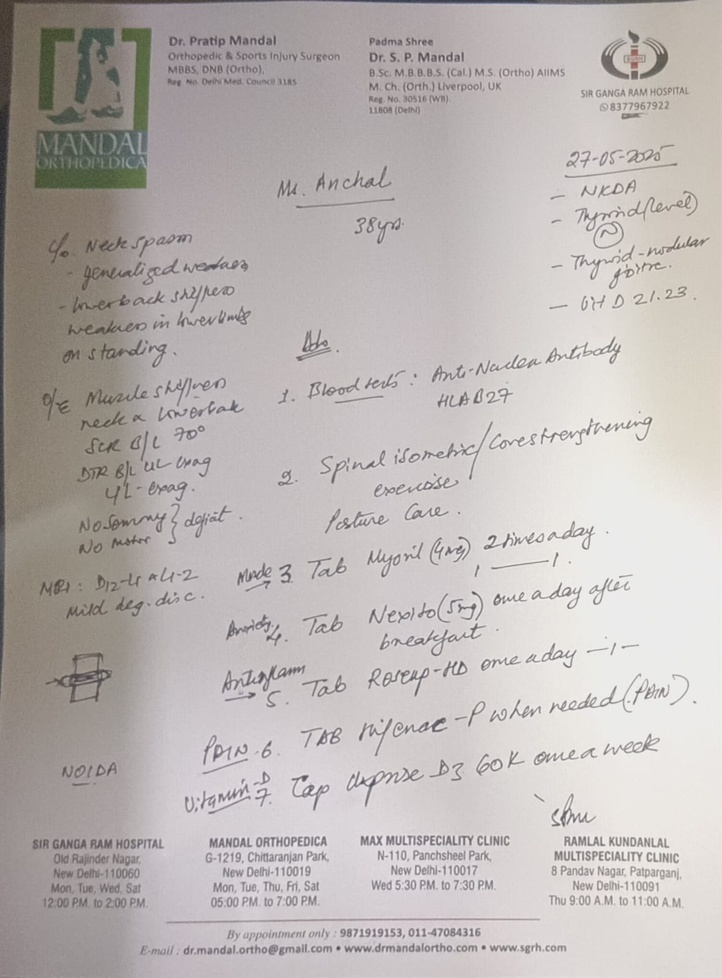
#> input picture attached_assets/pres5_1757838184063.jpeg, 722 x 978 px, shrunk from 1181 x 1600 before the run
$ python -i improved_ocr_test.py   (imports and definitions only)
#> lines starting #> are read from the running program, lines starting #| are printed output that depends on the picture; after the words box and inside, x2 and y2 are one past the last pixel; in counts of white or black regions, pixels touching at a corner belong together
#!/usr/bin/env python3
"""
Improved OCR specifically for handwritten prescriptions
"""

import cv2
import numpy as np
from PIL import Image
import pytesseract
import os

def enhance_prescription_image(image_path):
    """Enhanced image preprocessing for handwritten prescriptions"""
#> called with image_path = 'attached_assets/pres5_1757838184063.jpeg'
    print(f"Enhancing prescription image: {image_path}")

    img = cv2.imread(image_path)
#> img is the input picture: shape (978, 722, 3); mean B, G, R 180.2, 182.1, 188
    if img is None:
        return None

    # Convert to grayscale
    gray = cv2.cvtColor(img, cv2.COLOR_BGR2GRAY)

    # Increase contrast and brightness for faded text
    alpha = 1.5  # Contrast control
    beta = 30    # Brightness control
    enhanced = cv2.convertScaleAbs(gray, alpha=alpha, beta=beta)
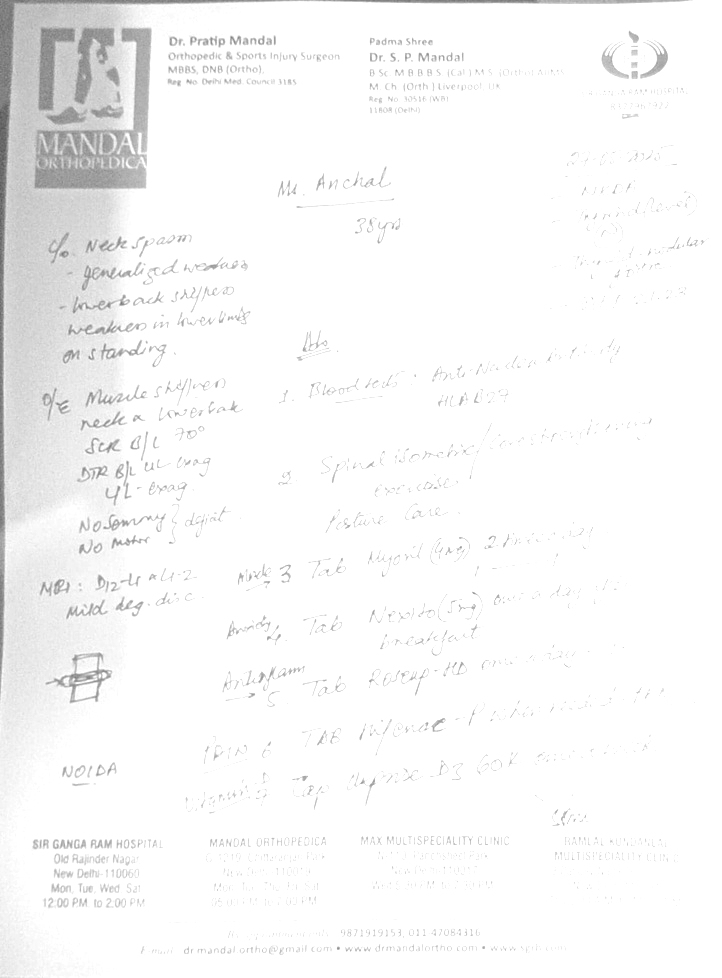
#> enhanced: shape (978, 722); min 86, max 255, mean 247.6

    # Apply bilateral filter to reduce noise while preserving edges
    bilateral = cv2.bilateralFilter(enhanced, 9, 75, 75)

    # Apply CLAHE (Contrast Limited Adaptive Histogram Equalization)
    clahe = cv2.createCLAHE(clipLimit=2.0, tileGridSize=(8,8))
    clahe_img = clahe.apply(bilateral)
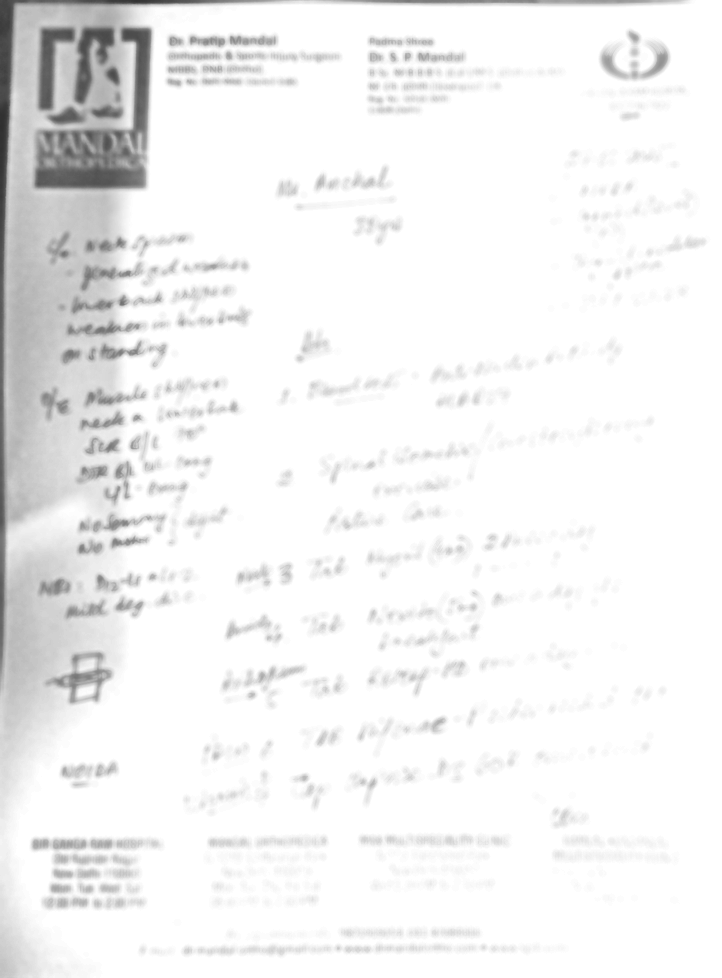
#> clahe_img: shape (978, 722); min 46, max 255, mean 241.7

    # Multiple thresholding approaches
    # 1. Otsu threshold
    _, thresh1 = cv2.threshold(clahe_img, 0, 255, cv2.THRESH_BINARY + cv2.THRESH_OTSU)
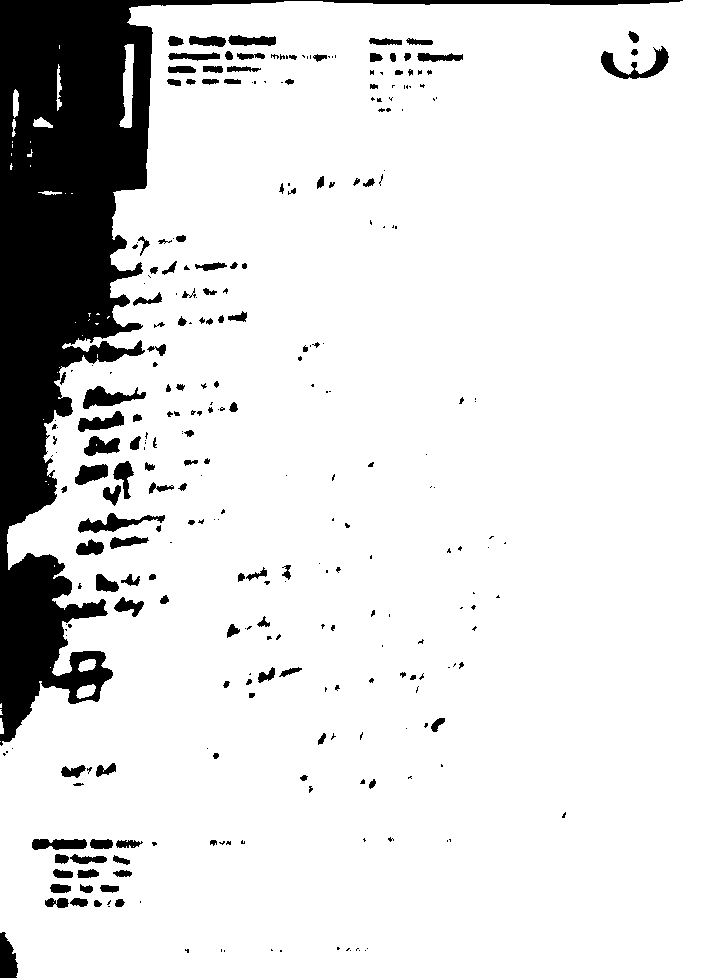
#> thresh1: shape (978, 722); 87.9% white; 296 black regions (165 under 20 px), largest, box (x1, y1, x2, y2) and area: (0, 0, 683, 746) 69022, (601, 46, 669, 79) 799, (83, 386, 146, 409) 715

    # 2. Adaptive threshold - mean
    thresh2 = cv2.adaptiveThreshold(clahe_img, 255, cv2.ADAPTIVE_THRESH_MEAN_C,
                                   cv2.THRESH_BINARY, 15, 10)
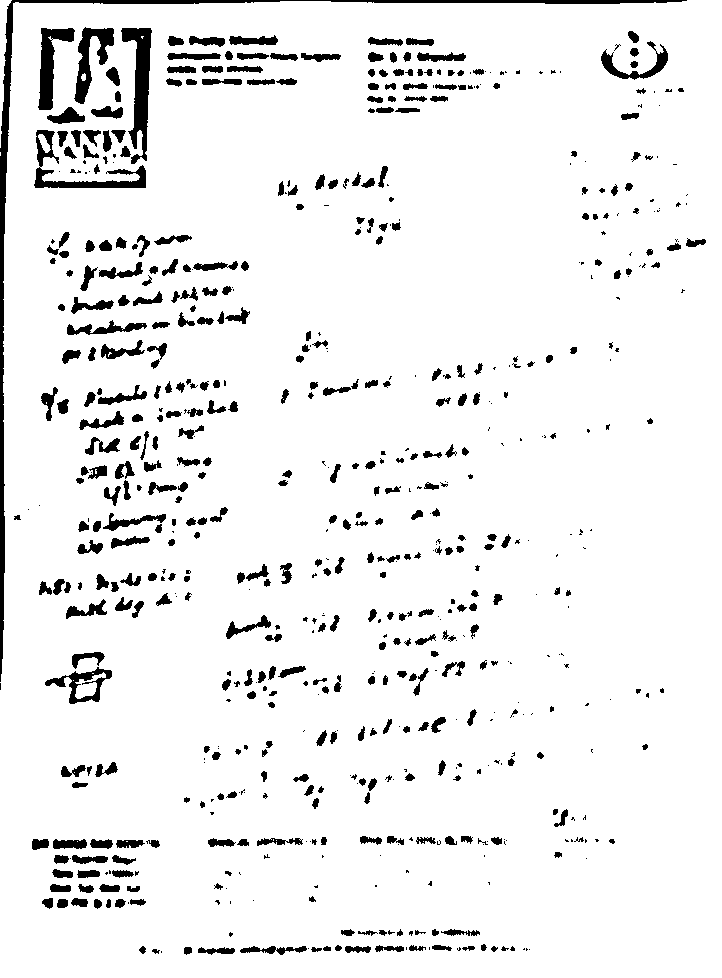
#> thresh2: shape (978, 722); 93.3% white; 670 black regions (251 under 20 px), largest, box (x1, y1, x2, y2) and area: (0, 0, 687, 682) 5178, (121, 28, 152, 164) 1918, (34, 130, 146, 188) 1440

    # 3. Adaptive threshold - gaussian
    thresh3 = cv2.adaptiveThreshold(clahe_img, 255, cv2.ADAPTIVE_THRESH_GAUSSIAN_C,
                                   cv2.THRESH_BINARY, 15, 10)
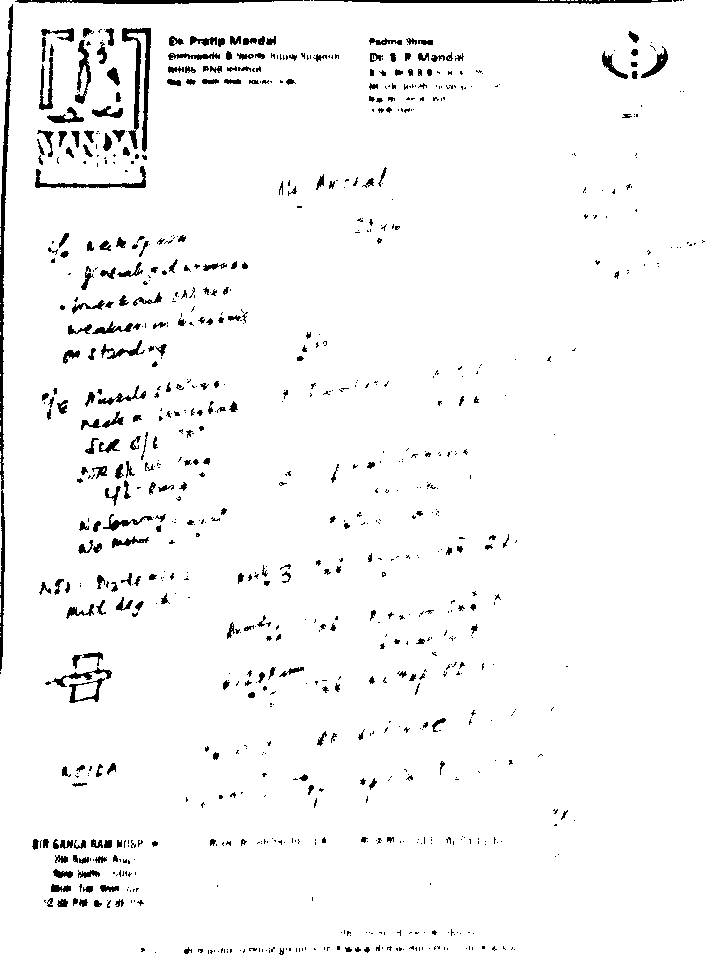
#> thresh3: shape (978, 722); 96.3% white; 903 black regions (600 under 20 px), largest, box (x1, y1, x2, y2) and area: (0, 4, 13, 671) 2244, (122, 28, 151, 152) 1239, (314, 0, 672, 4) 925

    # Combine thresholds
    combined = cv2.bitwise_and(thresh1, thresh2)
#> combined: shape (978, 722); 85.5% white; 617 black regions (251 under 20 px), largest, box (x1, y1, x2, y2) and area: (0, 0, 687, 746) 69077, (601, 41, 669, 80) 854, (83, 385, 147, 409) 742
    combined = cv2.bitwise_and(combined, thresh3)

    # Morphological operations to clean up
    kernel1 = np.ones((2,2), np.uint8)
    cleaned = cv2.morphologyEx(combined, cv2.MORPH_CLOSE, kernel1)
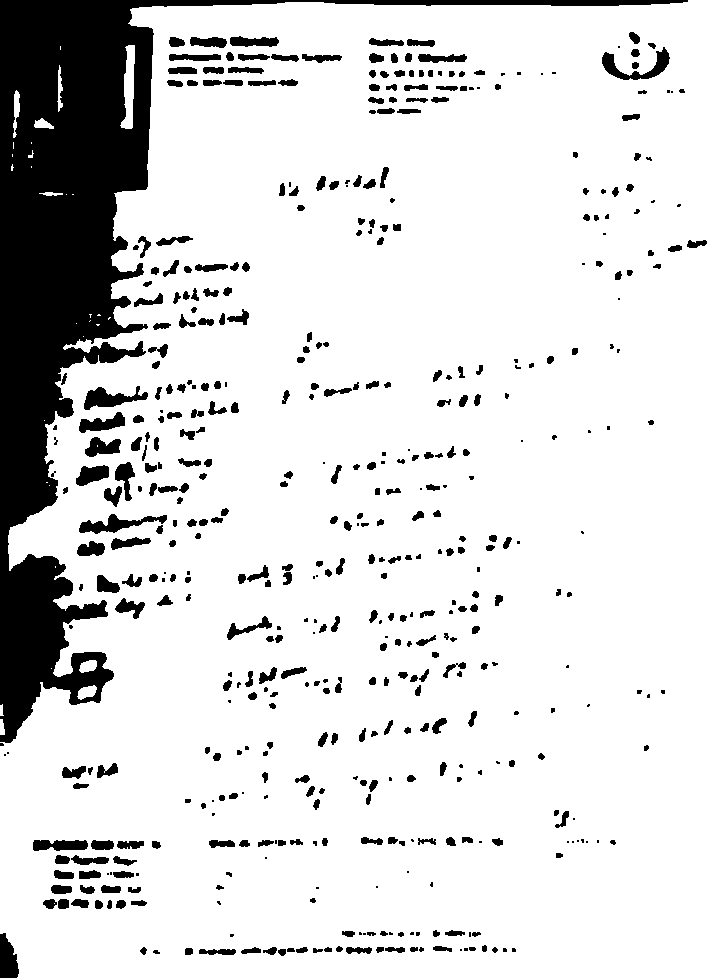
#> cleaned: shape (978, 722); 85.6% white; 498 black regions (124 under 20 px), largest, box (x1, y1, x2, y2) and area: (0, 0, 688, 743) 70399, (602, 47, 670, 80) 762, (84, 386, 148, 410) 739

    kernel2 = np.ones((1,1), np.uint8)
    final = cv2.morphologyEx(cleaned, cv2.MORPH_OPEN, kernel2)

    # Save enhanced image
    root, ext = os.path.splitext(image_path)
    enhanced_path = f"{root}_enhanced{ext}"
    cv2.imwrite(enhanced_path, final)

    return enhanced_path

# [106 lines left out: functions extract_with_multiple_configs, main, not called in this run]

# [2 lines not run here, left out]

>>> result = enhance_prescription_image('attached_assets/pres5_1757838184063.jpeg')
